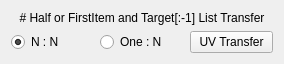
<?xml version="1.0" encoding="UTF-8"?>
<ui version="4.0">
 <class>Form</class>
 <widget class="QWidget" name="Form">
  <property name="geometry">
   <rect>
    <x>0</x>
    <y>0</y>
    <width>284</width>
    <height>59</height>
   </rect>
  </property>
  <property name="windowTitle">
   <string>Form</string>
  </property>
  <layout class="QGridLayout" name="gridLayout">
   <item row="1" column="0">
    <widget class="QRadioButton" name="NToNradioButton">
     <property name="text">
      <string>N : N</string>
     </property>
     <property name="checked">
      <bool>true</bool>
     </property>
    </widget>
   </item>
   <item row="1" column="1">
    <widget class="QRadioButton" name="OneToNradioButton">
     <property name="text">
      <string>One : N</string>
     </property>
    </widget>
   </item>
   <item row="1" column="2">
    <widget class="QPushButton" name="TransferpushButton">
     <property name="text">
      <string>UV Transfer</string>
     </property>
    </widget>
   </item>
   <item row="0" column="0" colspan="3">
    <widget class="QLabel" name="label">
     <property name="text">
      <string># Half or FirstItem and Target[:-1] List Transfer</string>
     </property>
     <property name="alignment">
      <set>Qt::AlignCenter</set>
     </property>
    </widget>
   </item>
  </layout>
 </widget>
 <resources/>
 <connections/>
</ui>
